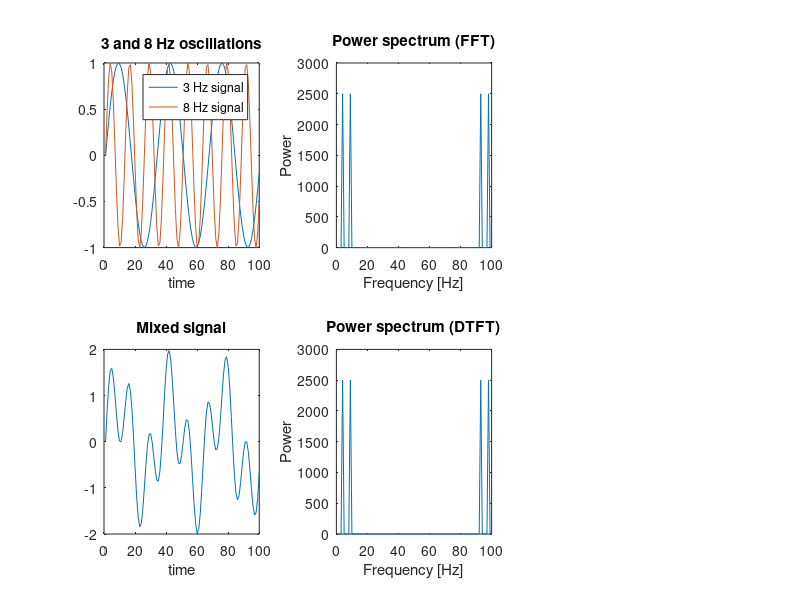

Write the MATLAB code that produced this figure. (Note: this script raises an error after producing the figure.)
%% Create a mixed signal
Fs = 100;       % samples per second
dt = 1/Fs;       % seconds per sample
T = 1;           % seconds
N = Fs * T;      % data points
t = (0:dt:T-dt); % seconds

freq1 = 3; % Hz
freq2 = 8; % Hz

sin1 = sin(2*pi*freq1*t);
sin2 = sin(2*pi*freq2*t);
data = sin1 + sin2;

%% Plot sine waves
subplot(2,3,1)
plot(sin1);
hold on;
plot(sin2);
xlabel("time")
title("3 and 8 Hz oscillations")
legend("3 Hz signal", "8 Hz signal")

subplot(2,3,4)
plot(data)
xlabel("time")
title('Mixed signal')

%% Run manual DTFT
y_dtft = zeros(1, Fs); % initialize Fourier coefficients
for fi=1:Fs
    % create sine wave
    sine_wave = exp(-1i*2*pi*(fi-1).*t); % . creates element-wise operations
    % compute dot product between sine wave and data
    y_dtft(fi) = sum(sine_wave.*data);
end
y_dtfn = y_dtft/N;
%% Run FFT
y_fft = fft(data);
% f = (0:length(y_fft)-1)*Fs/length(y_fft);
%% Plot frequency components
subplot(2,3,2)
plot(abs(y_fft).^2)
title("Power spectrum (FFT)")
xlabel("Frequency [Hz]")
ylabel("Power")

subplot(2,3,5)
plot(abs(y_dtft).^2)
title("Power spectrum (DTFT)")
xlabel('Frequency [Hz]')
ylabel('Power')

%% Keep only positivive frequencies
y_fft_ny = y_fft(1:nyquist);
y_dtft_ny = y_dtft(1:nyquist);
nyquist = N/2+1;

subplot(2,3,3)
plot(abs(y_fft_ny).^2)
title("PSD without negative frequencies (FFT)")
xlabel("Frequency [Hz]")
ylabel("Power")

subplot(2,3,6)
plot(abs(y_dtft_ny).^2)
title("PSD without negative frequencies (DTFT)")
xlabel('Frequency [Hz]')
ylabel('Power')
